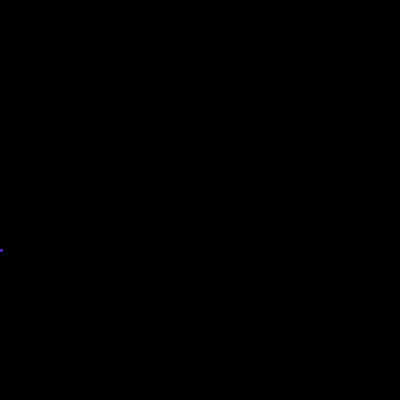
Frame 1 (no input)
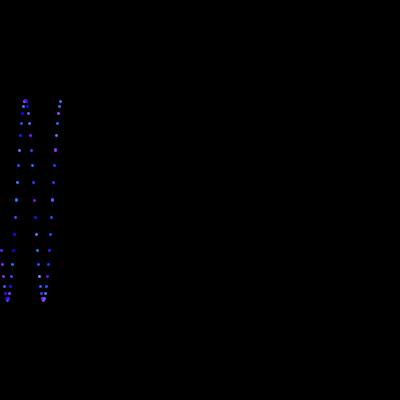
Frame 60 (the mouse pressed at the canvas centre just before this capture)
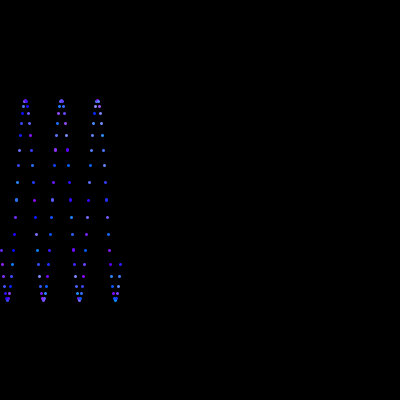
Frame 120 (the mouse held since frame 60 and released just before this capture)

The Processing sketch that drew these frames (run headless with seeded random() and noise(); from frame 60 on, the mouse is pressed at the canvas centre):

// Processing sketch: processing_63768
// ── processing_63768.pde


int amplitude;
int wavenumber;
int offset;
int timevalue;

void setup()
{
  size(400,400);
  background(0);
  amplitude = 100;
  wavenumber = 10;
  offset = 200;
  timevalue = 0;
  strokeWeight(3);
}


void draw()
{
  if (timevalue >= 400)
  {
    background(0);
    timevalue = 0;
    amplitude = (int) random(200);
    wavenumber = (int) random(15);
    offset = (int) random(400.0/wavenumber);
  }
  timevalue = (timevalue + 1);
  stroke(random(150), random(150), 255);
  point(timevalue, 200-amplitude*sin(radians(timevalue*wavenumber + offset)));
  
  
}
